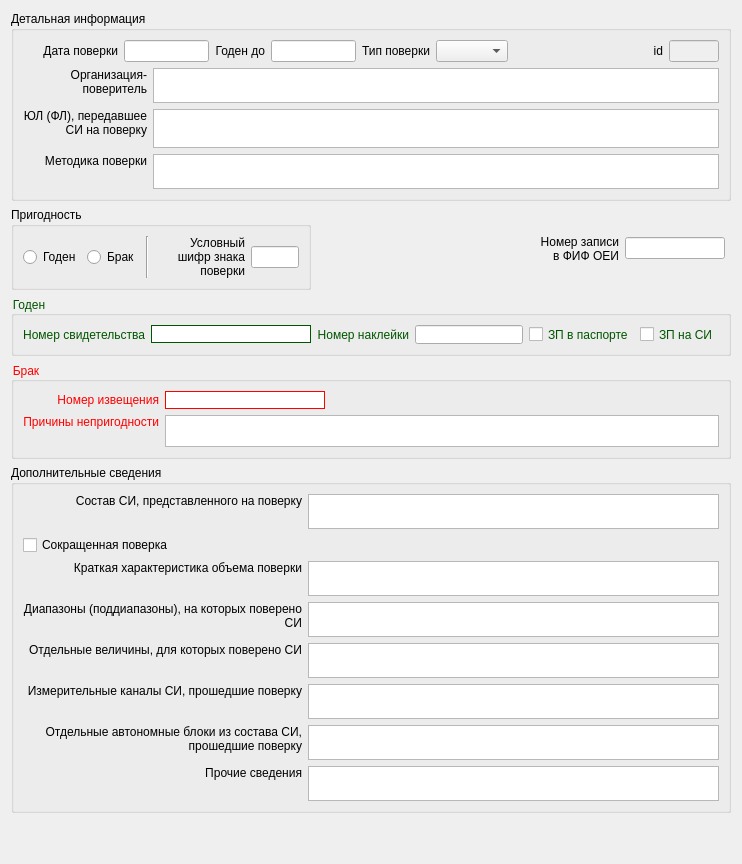
          <widget class="QWidget" name="tab_vri_info">
           <attribute name="title">
            <string>Сведения о поверках</string>
           </attribute>
           <layout class="QGridLayout" name="gridLayout_6">
            <item row="3" column="4">
             <widget class="QLineEdit" name="lineEdit_vri_FIF_id">
              <property name="sizePolicy">
               <sizepolicy hsizetype="Expanding" vsizetype="Fixed">
                <horstretch>0</horstretch>
                <verstretch>0</verstretch>
               </sizepolicy>
              </property>
              <property name="minimumSize">
               <size>
                <width>100</width>
                <height>0</height>
               </size>
              </property>
              <property name="maximumSize">
               <size>
                <width>100</width>
                <height>16777215</height>
               </size>
              </property>
             </widget>
            </item>
            <item row="3" column="2" colspan="2">
             <widget class="QLabel" name="label_28">
              <property name="minimumSize">
               <size>
                <width>80</width>
                <height>0</height>
               </size>
              </property>
              <property name="text">
               <string>Номер записи в ФИФ ОЕИ</string>
              </property>
              <property name="alignment">
               <set>Qt::AlignRight|Qt::AlignTrailing|Qt::AlignVCenter</set>
              </property>
              <property name="wordWrap">
               <bool>true</bool>
              </property>
             </widget>
            </item>
            <item row="2" column="0" colspan="6">
             <widget class="QGroupBox" name="groupBox_5">
              <property name="maximumSize">
               <size>
                <width>16777215</width>
                <height>190</height>
               </size>
              </property>
              <property name="title">
               <string>Детальная информация</string>
              </property>
              <layout class="QGridLayout" name="gridLayout_15">
               <item row="1" column="0">
                <widget class="QLabel" name="label_9">
                 <property name="text">
                  <string>Организация-поверитель</string>
                 </property>
                 <property name="alignment">
                  <set>Qt::AlignRight|Qt::AlignTop|Qt::AlignTrailing</set>
                 </property>
                 <property name="wordWrap">
                  <bool>true</bool>
                 </property>
                </widget>
               </item>
               <item row="8" column="0">
                <widget class="QLabel" name="label_21">
                 <property name="text">
                  <string>Методика поверки</string>
                 </property>
                 <property name="alignment">
                  <set>Qt::AlignRight|Qt::AlignTop|Qt::AlignTrailing</set>
                 </property>
                 <property name="wordWrap">
                  <bool>true</bool>
                 </property>
                </widget>
               </item>
               <item row="3" column="0">
                <widget class="QLabel" name="label_11">
                 <property name="text">
                  <string>ЮЛ (ФЛ), передавшее СИ на поверку</string>
                 </property>
                 <property name="alignment">
                  <set>Qt::AlignRight|Qt::AlignTop|Qt::AlignTrailing</set>
                 </property>
                 <property name="wordWrap">
                  <bool>true</bool>
                 </property>
                </widget>
               </item>
               <item row="8" column="1" colspan="5">
                <widget class="QPlainTextEdit" name="plainTextEdit_vri_docTitle">
                 <property name="maximumSize">
                  <size>
                   <width>16777215</width>
                   <height>35</height>
                  </size>
                 </property>
                </widget>
               </item>
               <item row="3" column="1" colspan="5">
                <widget class="QPlainTextEdit" name="plainTextEdit_vri_miOwner">
                 <property name="maximumSize">
                  <size>
                   <width>16777215</width>
                   <height>40</height>
                  </size>
                 </property>
                 <property name="backgroundVisible">
                  <bool>false</bool>
                 </property>
                </widget>
               </item>
               <item row="1" column="1" colspan="5">
                <widget class="QPlainTextEdit" name="plainTextEdit_vri_organization">
                 <property name="maximumSize">
                  <size>
                   <width>16777215</width>
                   <height>35</height>
                  </size>
                 </property>
                </widget>
               </item>
               <item row="0" column="0" colspan="6">
                <layout class="QHBoxLayout" name="horizontalLayout_8">
                 <item>
                  <widget class="QLabel" name="label_12">
                   <property name="minimumSize">
                    <size>
                     <width>95</width>
                     <height>0</height>
                    </size>
                   </property>
                   <property name="text">
                    <string>Дата поверки</string>
                   </property>
                   <property name="alignment">
                    <set>Qt::AlignRight|Qt::AlignTrailing|Qt::AlignVCenter</set>
                   </property>
                   <property name="wordWrap">
                    <bool>true</bool>
                   </property>
                  </widget>
                 </item>
                 <item>
                  <widget class="QLineEdit" name="lineEdit_vrfDate">
                   <property name="maximumSize">
                    <size>
                     <width>85</width>
                     <height>16777215</height>
                    </size>
                   </property>
                  </widget>
                 </item>
                 <item>
                  <widget class="QLabel" name="label_13">
                   <property name="text">
                    <string>Годен до</string>
                   </property>
                   <property name="alignment">
                    <set>Qt::AlignRight|Qt::AlignTrailing|Qt::AlignVCenter</set>
                   </property>
                   <property name="wordWrap">
                    <bool>true</bool>
                   </property>
                  </widget>
                 </item>
                 <item>
                  <widget class="QLineEdit" name="lineEdit_vri_validDate">
                   <property name="maximumSize">
                    <size>
                     <width>85</width>
                     <height>16777215</height>
                    </size>
                   </property>
                  </widget>
                 </item>
                 <item>
                  <widget class="QLabel" name="label_14">
                   <property name="text">
                    <string>Тип поверки</string>
                   </property>
                   <property name="alignment">
                    <set>Qt::AlignRight|Qt::AlignTrailing|Qt::AlignVCenter</set>
                   </property>
                   <property name="wordWrap">
                    <bool>true</bool>
                   </property>
                  </widget>
                 </item>
                 <item>
                  <widget class="QComboBox" name="comboBox_vri_vriType"/>
                 </item>
                 <item>
                  <spacer name="horizontalSpacer_8">
                   <property name="orientation">
                    <enum>Qt::Horizontal</enum>
                   </property>
                   <property name="sizeHint" stdset="0">
                    <size>
                     <width>40</width>
                     <height>20</height>
                    </size>
                   </property>
                  </spacer>
                 </item>
                 <item>
                  <widget class="QLabel" name="label_23">
                   <property name="text">
                    <string>id</string>
                   </property>
                   <property name="alignment">
                    <set>Qt::AlignRight|Qt::AlignTrailing|Qt::AlignVCenter</set>
                   </property>
                  </widget>
                 </item>
                 <item>
                  <widget class="QLineEdit" name="lineEdit_vri_id">
                   <property name="enabled">
                    <bool>false</bool>
                   </property>
                   <property name="maximumSize">
                    <size>
                     <width>50</width>
                     <height>16777215</height>
                    </size>
                   </property>
                  </widget>
                 </item>
                </layout>
               </item>
              </layout>
             </widget>
            </item>
            <item row="6" column="0" colspan="6">
             <widget class="QGroupBox" name="groupBox_6">
              <property name="title">
               <string>Дополнительные сведения</string>
              </property>
              <layout class="QGridLayout" name="gridLayout_17">
               <item row="0" column="0">
                <widget class="QLabel" name="label_36">
                 <property name="text">
                  <string>Состав СИ, представленного на поверку</string>
                 </property>
                 <property name="alignment">
                  <set>Qt::AlignRight|Qt::AlignTop|Qt::AlignTrailing</set>
                 </property>
                 <property name="wordWrap">
                  <bool>true</bool>
                 </property>
                </widget>
               </item>
               <item row="3" column="0">
                <widget class="QLabel" name="label_41">
                 <property name="text">
                  <string>Диапазоны (поддиапазоны), на которых поверено СИ</string>
                 </property>
                 <property name="alignment">
                  <set>Qt::AlignRight|Qt::AlignTop|Qt::AlignTrailing</set>
                 </property>
                 <property name="wordWrap">
                  <bool>true</bool>
                 </property>
                </widget>
               </item>
               <item row="6" column="0">
                <widget class="QLabel" name="label_44">
                 <property name="text">
                  <string>Отдельные автономные блоки из состава СИ, прошедшие поверку</string>
                 </property>
                 <property name="alignment">
                  <set>Qt::AlignRight|Qt::AlignTop|Qt::AlignTrailing</set>
                 </property>
                 <property name="wordWrap">
                  <bool>true</bool>
                 </property>
                </widget>
               </item>
               <item row="5" column="0">
                <widget class="QLabel" name="label_43">
                 <property name="text">
                  <string>Измерительные каналы СИ, прошедшие поверку</string>
                 </property>
                 <property name="alignment">
                  <set>Qt::AlignRight|Qt::AlignTop|Qt::AlignTrailing</set>
                 </property>
                 <property name="wordWrap">
                  <bool>true</bool>
                 </property>
                </widget>
               </item>
               <item row="2" column="0">
                <widget class="QLabel" name="label_40">
                 <property name="text">
                  <string>Краткая характеристика объема поверки</string>
                 </property>
                 <property name="alignment">
                  <set>Qt::AlignRight|Qt::AlignTop|Qt::AlignTrailing</set>
                 </property>
                 <property name="wordWrap">
                  <bool>true</bool>
                 </property>
                </widget>
               </item>
               <item row="4" column="0">
                <widget class="QLabel" name="label_42">
                 <property name="text">
                  <string>Отдельные величины, для которых поверено СИ</string>
                 </property>
                 <property name="alignment">
                  <set>Qt::AlignRight|Qt::AlignTop|Qt::AlignTrailing</set>
                 </property>
                 <property name="wordWrap">
                  <bool>true</bool>
                 </property>
                </widget>
               </item>
               <item row="7" column="0">
                <widget class="QLabel" name="label_45">
                 <property name="text">
                  <string>Прочие сведения</string>
                 </property>
                 <property name="alignment">
                  <set>Qt::AlignRight|Qt::AlignTop|Qt::AlignTrailing</set>
                 </property>
                 <property name="wordWrap">
                  <bool>true</bool>
                 </property>
                </widget>
               </item>
               <item row="1" column="0">
                <widget class="QCheckBox" name="checkBox_vri_briefIndicator">
                 <property name="text">
                  <string>Сокращенная поверка</string>
                 </property>
                </widget>
               </item>
               <item row="2" column="1">
                <widget class="QPlainTextEdit" name="plainTextEdit_vri_briefCharacteristics">
                 <property name="maximumSize">
                  <size>
                   <width>16777215</width>
                   <height>35</height>
                  </size>
                 </property>
                </widget>
               </item>
               <item row="3" column="1">
                <widget class="QPlainTextEdit" name="plainTextEdit_vri_ranges">
                 <property name="maximumSize">
                  <size>
                   <width>16777215</width>
                   <height>35</height>
                  </size>
                 </property>
                </widget>
               </item>
               <item row="4" column="1">
                <widget class="QPlainTextEdit" name="plainTextEdit_vri_values">
                 <property name="maximumSize">
                  <size>
                   <width>16777215</width>
                   <height>35</height>
                  </size>
                 </property>
                </widget>
               </item>
               <item row="5" column="1">
                <widget class="QPlainTextEdit" name="plainTextEdit_vri_channels">
                 <property name="maximumSize">
                  <size>
                   <width>16777215</width>
                   <height>35</height>
                  </size>
                 </property>
                </widget>
               </item>
               <item row="6" column="1">
                <widget class="QPlainTextEdit" name="plainTextEdit_vri_blocks">
                 <property name="maximumSize">
                  <size>
                   <width>16777215</width>
                   <height>35</height>
                  </size>
                 </property>
                </widget>
               </item>
               <item row="0" column="1">
                <widget class="QPlainTextEdit" name="plainTextEdit_vri_structure">
                 <property name="maximumSize">
                  <size>
                   <width>16777215</width>
                   <height>35</height>
                  </size>
                 </property>
                </widget>
               </item>
               <item row="7" column="1">
                <widget class="QPlainTextEdit" name="plainTextEdit_vri_additional_info">
                 <property name="maximumSize">
                  <size>
                   <width>16777215</width>
                   <height>35</height>
                  </size>
                 </property>
                </widget>
               </item>
              </layout>
             </widget>
            </item>
            <item row="4" column="0" colspan="6">
             <widget class="QGroupBox" name="groupBox_applicable">
              <property name="maximumSize">
               <size>
                <width>16777215</width>
                <height>60</height>
               </size>
              </property>
              <property name="styleSheet">
               <string notr="true">color: rgb(0, 85, 0);</string>
              </property>
              <property name="title">
               <string>Годен</string>
              </property>
              <layout class="QGridLayout" name="gridLayout_18">
               <item row="0" column="3">
                <widget class="QLineEdit" name="lineEdit_vri_stickerNum">
                 <property name="maximumSize">
                  <size>
                   <width>150</width>
                   <height>16777215</height>
                  </size>
                 </property>
                </widget>
               </item>
               <item row="0" column="1">
                <widget class="QLineEdit" name="lineEdit_vri_certNum">
                 <property name="minimumSize">
                  <size>
                   <width>160</width>
                   <height>0</height>
                  </size>
                 </property>
                 <property name="maximumSize">
                  <size>
                   <width>160</width>
                   <height>16777215</height>
                  </size>
                 </property>
                 <property name="styleSheet">
                  <string notr="true">border: 1px solid rgb(0, 85, 0);</string>
                 </property>
                </widget>
               </item>
               <item row="0" column="2">
                <widget class="QLabel" name="label_31">
                 <property name="text">
                  <string>Номер наклейки</string>
                 </property>
                 <property name="alignment">
                  <set>Qt::AlignRight|Qt::AlignTrailing|Qt::AlignVCenter</set>
                 </property>
                 <property name="wordWrap">
                  <bool>true</bool>
                 </property>
                </widget>
               </item>
               <item row="0" column="0">
                <widget class="QLabel" name="label_30">
                 <property name="text">
                  <string>Номер свидетельства</string>
                 </property>
                 <property name="alignment">
                  <set>Qt::AlignRight|Qt::AlignTrailing|Qt::AlignVCenter</set>
                 </property>
                 <property name="wordWrap">
                  <bool>true</bool>
                 </property>
                </widget>
               </item>
               <item row="0" column="4">
                <layout class="QHBoxLayout" name="horizontalLayout_3">
                 <item>
                  <widget class="QCheckBox" name="checkBox_vri_signPass">
                   <property name="text">
                    <string>ЗП в паспорте</string>
                   </property>
                  </widget>
                 </item>
                 <item>
                  <widget class="QCheckBox" name="checkBox_vri_signMi">
                   <property name="text">
                    <string>ЗП на СИ</string>
                   </property>
                  </widget>
                 </item>
                </layout>
               </item>
              </layout>
             </widget>
            </item>
            <item row="5" column="0" colspan="6">
             <widget class="QGroupBox" name="groupBox_inapplicable">
              <property name="sizePolicy">
               <sizepolicy hsizetype="Preferred" vsizetype="Preferred">
                <horstretch>0</horstretch>
                <verstretch>0</verstretch>
               </sizepolicy>
              </property>
              <property name="maximumSize">
               <size>
                <width>16777215</width>
                <height>97</height>
               </size>
              </property>
              <property name="styleSheet">
               <string notr="true">color: rgb(255, 0, 0);</string>
              </property>
              <property name="title">
               <string>Брак</string>
              </property>
              <layout class="QGridLayout" name="gridLayout_19">
               <item row="0" column="1">
                <widget class="QLineEdit" name="lineEdit_vri_noticeNum">
                 <property name="minimumSize">
                  <size>
                   <width>160</width>
                   <height>0</height>
                  </size>
                 </property>
                 <property name="maximumSize">
                  <size>
                   <width>160</width>
                   <height>16777215</height>
                  </size>
                 </property>
                 <property name="styleSheet">
                  <string notr="true">border:1px solid rgb(255, 0, 0);</string>
                 </property>
                </widget>
               </item>
               <item row="0" column="0">
                <widget class="QLabel" name="label_46">
                 <property name="text">
                  <string>Номер извещения</string>
                 </property>
                 <property name="alignment">
                  <set>Qt::AlignRight|Qt::AlignTrailing|Qt::AlignVCenter</set>
                 </property>
                 <property name="wordWrap">
                  <bool>true</bool>
                 </property>
                </widget>
               </item>
               <item row="1" column="0">
                <widget class="QLabel" name="label_47">
                 <property name="text">
                  <string>Причины непригодности</string>
                 </property>
                 <property name="alignment">
                  <set>Qt::AlignRight|Qt::AlignTop|Qt::AlignTrailing</set>
                 </property>
                 <property name="wordWrap">
                  <bool>true</bool>
                 </property>
                </widget>
               </item>
               <item row="1" column="1">
                <widget class="QPlainTextEdit" name="plainTextEdit_vri_inapplicable_reason">
                 <property name="maximumSize">
                  <size>
                   <width>16777215</width>
                   <height>35</height>
                  </size>
                 </property>
                </widget>
               </item>
              </layout>
             </widget>
            </item>
            <item row="7" column="0" colspan="6">
             <spacer name="verticalSpacer_2">
              <property name="orientation">
               <enum>Qt::Vertical</enum>
              </property>
              <property name="sizeHint" stdset="0">
               <size>
                <width>20</width>
                <height>40</height>
               </size>
              </property>
             </spacer>
            </item>
            <item row="3" column="0">
             <widget class="QGroupBox" name="groupBox_8">
              <property name="maximumSize">
               <size>
                <width>300</width>
                <height>16777215</height>
               </size>
              </property>
              <property name="title">
               <string>Пригодность</string>
              </property>
              <layout class="QHBoxLayout" name="horizontalLayout_4">
               <item>
                <widget class="QRadioButton" name="radioButton_applicable">
                 <property name="text">
                  <string>Годен</string>
                 </property>
                </widget>
               </item>
               <item>
                <widget class="QRadioButton" name="radioButton_inapplicable">
                 <property name="text">
                  <string>Брак</string>
                 </property>
                </widget>
               </item>
               <item>
                <widget class="Line" name="line">
                 <property name="orientation">
                  <enum>Qt::Vertical</enum>
                 </property>
                </widget>
               </item>
               <item>
                <widget class="QLabel" name="label_10">
                 <property name="minimumSize">
                  <size>
                   <width>90</width>
                   <height>0</height>
                  </size>
                 </property>
                 <property name="text">
                  <string>Условный шифр знака поверки</string>
                 </property>
                 <property name="alignment">
                  <set>Qt::AlignRight|Qt::AlignTrailing|Qt::AlignVCenter</set>
                 </property>
                 <property name="wordWrap">
                  <bool>true</bool>
                 </property>
                </widget>
               </item>
               <item>
                <widget class="QLineEdit" name="lineEdit_vri_signCipher">
                 <property name="maximumSize">
                  <size>
                   <width>50</width>
                   <height>16777215</height>
                  </size>
                 </property>
                </widget>
               </item>
              </layout>
             </widget>
            </item>
            <item row="3" column="1">
             <spacer name="horizontalSpacer_7">
              <property name="orientation">
               <enum>Qt::Horizontal</enum>
              </property>
              <property name="sizeHint" stdset="0">
               <size>
                <width>40</width>
                <height>20</height>
               </size>
              </property>
             </spacer>
            </item>
           </layout>
          </widget>
